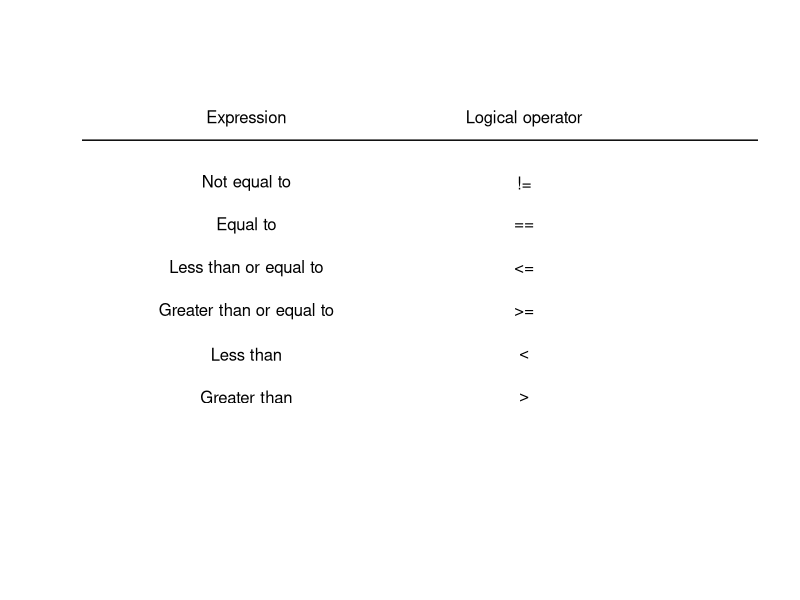

This chart was generated by the following R code:
if(dev.cur() != 1) invisible(dev.off()) 
plot_logical <- function(){
  plot.new()
  plot(1:10, 1:10, type = "n", bty= "n", axes = FALSE, ann = FALSE)
  words <- c("Greater than", "Less than", "Greater than or equal to", "Less than or equal to", "Equal to", "Not equal to")
  logicals <- c(">", "<", ">=", "<=", "==", "!=")
  
  usr = par("usr")
  
  for(i in 1:6){
    text(3, i+2, words[i])
  }
  segments(usr[1], 9, usr[2], 9)
  text(3, 9.5, "Expression")
  
  for(i in 1:6){
    text(7, i+2, logicals[i])
  }
  segments(usr[1], 9, usr[2], 9)
  text(7, 9.5, "Logical operator")
  
}

plot_logical()
rm(plot_logical)

